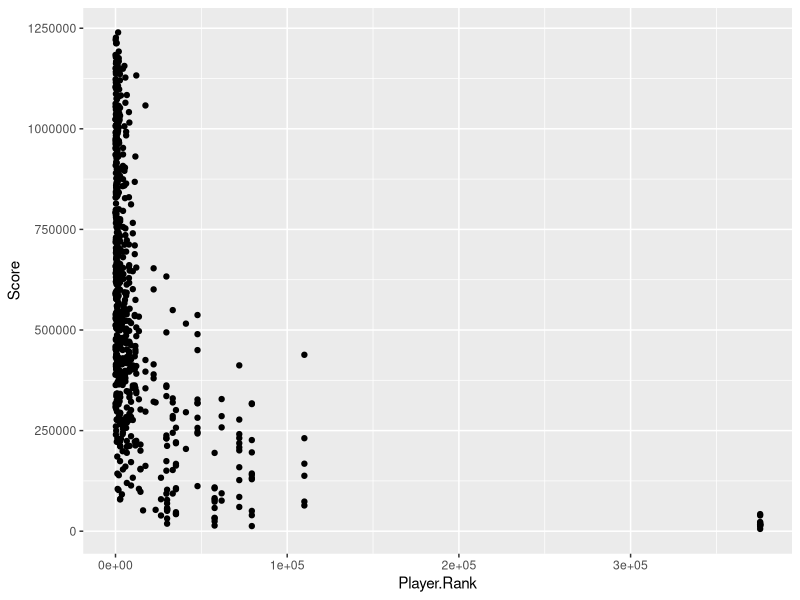

Generate this figure with R: (Note: this script raises an error after producing the figure.)
## ---- chunk 1
knitr::opts_chunk$set(echo = TRUE)
library(tidyverse)
library(rlang)
library(dplyr)
library(ggplot2)
## ---- chunk 2
# setup dataframe
mrc <- read.csv("MRC - Raw Data.csv")
glimpse(mrc)


mrc %>% arrange(Player.Rank)
## ---- chunk 3
rank_score <- ggplot(mrc, aes(x = Player.Rank, y = Score)) +
  geom_point()

diff_miss
rank_score


acc_to_float <- mrc %>% mutate(acc = parse_number(mrc$Accuracy))
acc_to_float %>% summarize_all(mean)


                
accuracy_scores <- mrc %>% arrange(desc(Accuracy), desc(Score)) %>% mutate(n= n())
accuracy_scores
## ---- chunk 4

#
by_user <- mrc %>% group_by(Player.Username)


yo <- by_user %>% summarize(matches_played = n(), 
                            avg_acc = sum(parse_number(Accuracy))/matches_played,
                            avg_score = sum(Score)/matches_played,
                            pp = mean(Player.PP),
                            rank = mean(Player.Rank)
                            )

# highest avg score
avg_score <- yo %>% arrange(desc(yo$avg_score))
avg_acc <- yo %>% arrange(desc(yo$avg_acc))
match_played <- yo %>% arrange(desc(matches_played), desc(yo$avg_score))


avg_score
avg_acc
match_played
## ---- chunk 5


by_team <- mrc %>% group_by(Team.Name)

hey <- by_team %>% summarize(matches_played = n(), 
                            avg_acc = sum(parse_number(Accuracy)) / matches_played,
                            avg_score = sum(Score) / matches_played)


avg_score <- hey %>% arrange(desc(hey$avg_score))
avg_acc <- hey %>% arrange(desc(hey$avg_acc))


avg_score
avg_acc

## ---- chunk 6

# GROUP BY MAPS
by_map <- mrc %>% group_by(Map.Name)

hey <- by_map %>% summarize(matches_played = n(), 
                            avg_acc = sum(parse_number(Accuracy)) / matches_played,
                            avg_score = sum(Score) / matches_played,
                            map_id = mean(beatmap.ID))


avg_score <- hey %>% arrange(desc(hey$avg_score))
avg_acc <- hey %>% arrange(desc(hey$avg_acc))


avg_score
avg_acc

## ---- chunk 7

# find best score of a map type
best_scores <- mrc %>% filter(mrc$beatmap.ID == 2643263)

best_scores %>% arrange(desc(Score), desc(Accuracy)) %>% select(Player.Username, Score, Accuracy, Map.Name, Team.Name)



